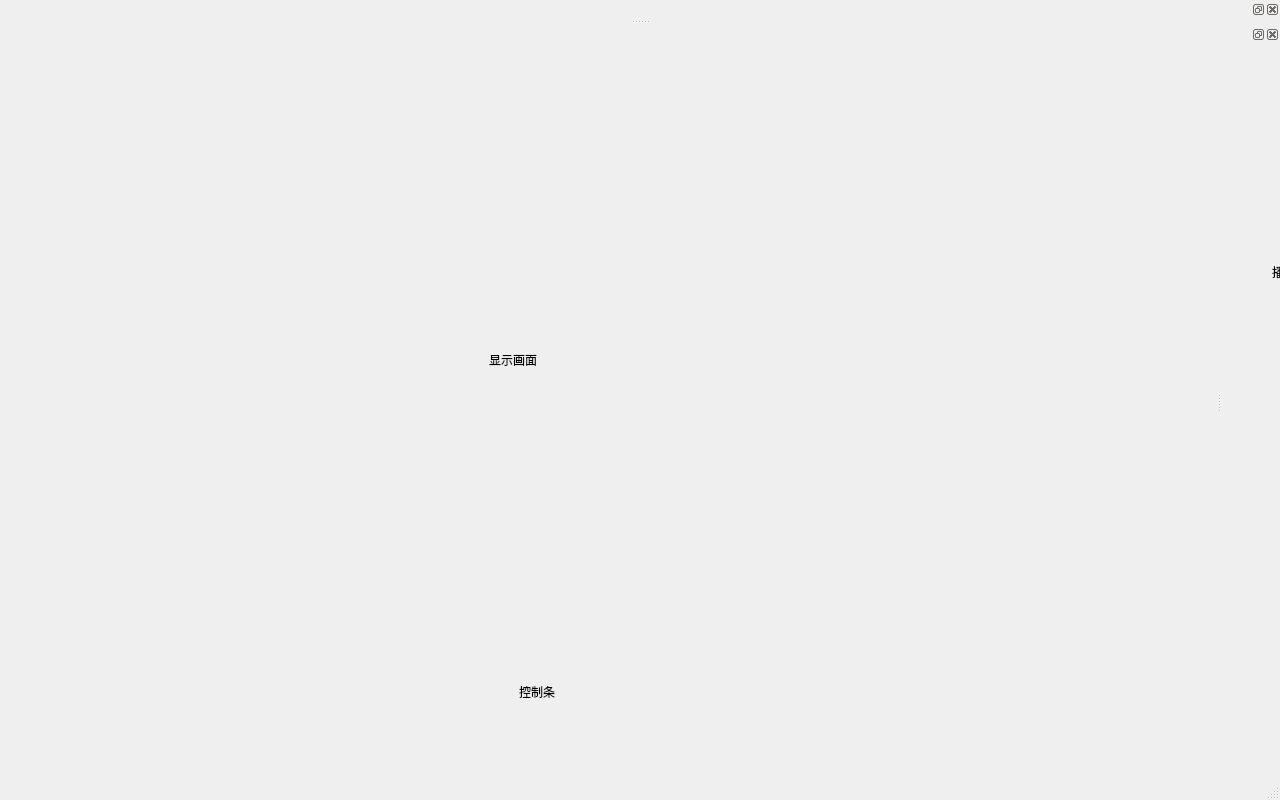
<?xml version="1.0" encoding="UTF-8"?>
<ui version="4.0">
 <class>MainWindow</class>
 <widget class="QMainWindow" name="MainWindow">
  <property name="geometry">
   <rect>
    <x>0</x>
    <y>0</y>
    <width>1280</width>
    <height>800</height>
   </rect>
  </property>
  <property name="windowTitle">
   <string>MainWindow</string>
  </property>
  <widget class="QWidget" name="centralwidget">
   <widget class="QWidget" name="showCtrlBar" native="true">
    <property name="geometry">
     <rect>
      <x>9</x>
      <y>59</y>
      <width>1091</width>
      <height>641</height>
     </rect>
    </property>
    <widget class="CtrlBar" name="ctrlBarWindow" native="true">
     <property name="geometry">
      <rect>
       <x>0</x>
       <y>570</y>
       <width>1091</width>
       <height>71</height>
      </rect>
     </property>
     <widget class="QLabel" name="label_2">
      <property name="geometry">
       <rect>
        <x>510</x>
        <y>30</y>
        <width>72</width>
        <height>15</height>
       </rect>
      </property>
      <property name="text">
       <string>控制条</string>
      </property>
     </widget>
    </widget>
    <widget class="QWidget" name="showWindow" native="true">
     <property name="geometry">
      <rect>
       <x>20</x>
       <y>30</y>
       <width>1061</width>
       <height>521</height>
      </rect>
     </property>
     <widget class="QLabel" name="label">
      <property name="geometry">
       <rect>
        <x>460</x>
        <y>170</y>
        <width>72</width>
        <height>151</height>
       </rect>
      </property>
      <property name="text">
       <string>显示画面</string>
      </property>
     </widget>
    </widget>
   </widget>
  </widget>
  <widget class="QMenuBar" name="menubar">
   <property name="geometry">
    <rect>
     <x>0</x>
     <y>0</y>
     <width>1280</width>
     <height>26</height>
    </rect>
   </property>
  </widget>
  <widget class="QStatusBar" name="statusbar"/>
  <widget class="QDockWidget" name="playerlistdockWidget">
   <attribute name="dockWidgetArea">
    <number>2</number>
   </attribute>
   <widget class="QWidget" name="playListContents">
    <widget class="QLabel" name="label_3">
     <property name="geometry">
      <rect>
       <x>50</x>
       <y>220</y>
       <width>72</width>
       <height>15</height>
      </rect>
     </property>
     <property name="text">
      <string>播放列表</string>
     </property>
    </widget>
   </widget>
  </widget>
  <widget class="QDockWidget" name="titleDockWidget">
   <attribute name="dockWidgetArea">
    <number>4</number>
   </attribute>
   <widget class="QWidget" name="titleContents"/>
  </widget>
 </widget>
 <customwidgets>
  <customwidget>
   <class>CtrlBar</class>
   <extends>QWidget</extends>
   <header location="global">ctrlbar.h</header>
   <container>1</container>
  </customwidget>
 </customwidgets>
 <resources/>
 <connections/>
</ui>
